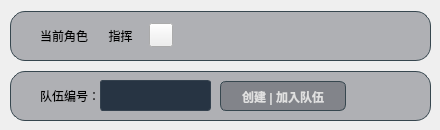
    <widget class="QWidget" name="page_17">
     <widget class="QLabel" name="label_121">
      <property name="geometry">
       <rect>
        <x>10</x>
        <y>10</y>
        <width>421</width>
        <height>51</height>
       </rect>
      </property>
      <property name="styleSheet">
       <string notr="true">font-weight: bold;
    border: 1px solid #37474F;
    border-radius: 4px;
    margin-top: 1px;
    padding-top: 1px;
    background-color: rgba(23, 28, 40,0.3);
    color: #E0E0E0;
    font-size: 12px;
border-radius: 15px;</string>
      </property>
      <property name="text">
       <string/>
      </property>
      <property name="textFormat">
       <enum>Qt::TextFormat::PlainText</enum>
      </property>
      <property name="alignment">
       <set>Qt::AlignmentFlag::AlignLeading|Qt::AlignmentFlag::AlignLeft|Qt::AlignmentFlag::AlignTop</set>
      </property>
      <property name="wordWrap">
       <bool>true</bool>
      </property>
     </widget>
     <widget class="QPushButton" name="pushButton_9">
      <property name="geometry">
       <rect>
        <x>149</x>
        <y>23</y>
        <width>24</width>
        <height>24</height>
       </rect>
      </property>
      <property name="focusPolicy">
       <enum>Qt::FocusPolicy::NoFocus</enum>
      </property>
      <property name="styleSheet">
       <string notr="true">QPushButton::hover {  
	
     border-radius: 0px;
	border-image: url(:/D:/切换 (1).svg); /* 图片路径 */
    }

QPushButton
{
	background-color:transparent;

    /*color: #EDF2F7;*/
    border-radius: 0px;
    border-image: url(:/D:/切换.svg); /* 图片路径 */
    min-width :24px; /* 最小宽度 */
    min-height : 24px; /* 最小高度 */
    max-width : 24px; /* 最大宽度 */
    max-height : 24px; /* 最大高度 */
    background-position: center;  /*居中显示 */
    background-&gt;attachment:fixed;  /* 固定 */
    background-repeat: repeat-n; /* 是否重复 repeat-y是重复*/

outline: 0;
}</string>
      </property>
      <property name="text">
       <string/>
      </property>
     </widget>
     <widget class="QLabel" name="label_122">
      <property name="geometry">
       <rect>
        <x>100</x>
        <y>20</y>
        <width>41</width>
        <height>31</height>
       </rect>
      </property>
      <property name="styleSheet">
       <string notr="true">background-color: transparent;
font: 700 11pt &quot;Microsoft JhengHei UI&quot;;</string>
      </property>
      <property name="text">
       <string>指挥</string>
      </property>
      <property name="alignment">
       <set>Qt::AlignmentFlag::AlignCenter</set>
      </property>
     </widget>
     <widget class="QLabel" name="label_123">
      <property name="geometry">
       <rect>
        <x>10</x>
        <y>70</y>
        <width>421</width>
        <height>51</height>
       </rect>
      </property>
      <property name="styleSheet">
       <string notr="true">font-weight: bold;
    border: 1px solid #37474F;
    border-radius: 4px;
    margin-top: 1px;
    padding-top: 1px;
    background-color: rgba(23, 28, 40,0.3);
    color: #E0E0E0;
    font-size: 12px;
border-radius: 15px;</string>
      </property>
      <property name="text">
       <string/>
      </property>
      <property name="textFormat">
       <enum>Qt::TextFormat::PlainText</enum>
      </property>
      <property name="alignment">
       <set>Qt::AlignmentFlag::AlignLeading|Qt::AlignmentFlag::AlignLeft|Qt::AlignmentFlag::AlignTop</set>
      </property>
      <property name="wordWrap">
       <bool>true</bool>
      </property>
     </widget>
     <widget class="QLineEdit" name="lineEdit">
      <property name="geometry">
       <rect>
        <x>100</x>
        <y>80</y>
        <width>111</width>
        <height>31</height>
       </rect>
      </property>
      <property name="styleSheet">
       <string notr="true">/* 输入框样式 */
QLineEdit, QTextEdit, QPlainTextEdit {
    background-color: #273443;
    border: 1px solid #34414E;
    border-radius: 3px;
    padding: 4px 8px;
    color: #E0E0E0;
    selection-background-color: #4A5F7A;
}

QLineEdit:focus, QTextEdit:focus, QPlainTextEdit:focus {
    border: 1px solid #4A5F7A;
}
</string>
      </property>
      <property name="inputMask">
       <string/>
      </property>
      <property name="text">
       <string/>
      </property>
      <property name="maxLength">
       <number>6</number>
      </property>
      <property name="alignment">
       <set>Qt::AlignmentFlag::AlignCenter</set>
      </property>
      <property name="placeholderText">
       <string/>
      </property>
     </widget>
     <widget class="QLabel" name="label_9">
      <property name="geometry">
       <rect>
        <x>40</x>
        <y>80</y>
        <width>61</width>
        <height>31</height>
       </rect>
      </property>
      <property name="styleSheet">
       <string notr="true">background-color: transparent;</string>
      </property>
      <property name="text">
       <string>队伍编号：</string>
      </property>
     </widget>
     <widget class="QPushButton" name="pushButton_8">
      <property name="enabled">
       <bool>true</bool>
      </property>
      <property name="geometry">
       <rect>
        <x>220</x>
        <y>80</y>
        <width>126</width>
        <height>31</height>
       </rect>
      </property>
      <property name="minimumSize">
       <size>
        <width>0</width>
        <height>0</height>
       </size>
      </property>
      <property name="styleSheet">
       <string notr="true">QPushButton{
font-weight: bold;
    border: 1px solid #37474F;
    border-radius: 4px;
    margin-top: 1px;
    padding-top: 1px;
background-color: rgba(23, 28, 40,0.3);
    color: #E0E0E0;
    font-size: 12px;
border-radius: 6px;
   outline: 0;
}
QPushButton::hover {  
	background-color: rgb(66, 79, 95);
     border-radius: 6px;
    }</string>
      </property>
      <property name="text">
       <string>创建 | 加入队伍</string>
      </property>
      <property name="checkable">
       <bool>false</bool>
      </property>
     </widget>
     <widget class="QLabel" name="label_133">
      <property name="geometry">
       <rect>
        <x>40</x>
        <y>20</y>
        <width>54</width>
        <height>31</height>
       </rect>
      </property>
      <property name="styleSheet">
       <string notr="true">background-color: transparent;</string>
      </property>
      <property name="text">
       <string>当前角色</string>
      </property>
     </widget>
    </widget>
